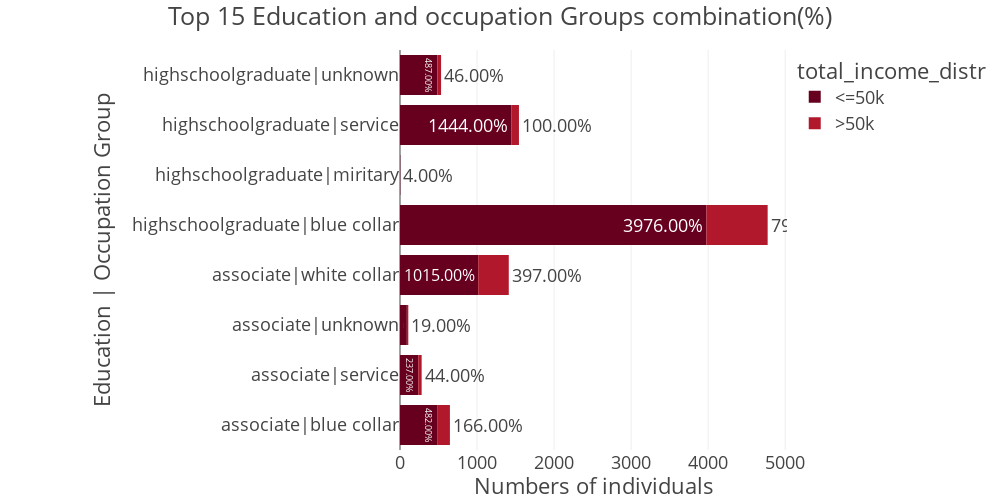

The notebook cell this image was saved under:
### Markdown cell above
From the bar chart, we can pick out the largest groups per income-level. We see that secondary-school graduates working a blue collar job occupy the largest group in the dataset (3976). This reflects a common socio-economic profile: individuals with basic schooling in manual or technical trades predominantly earning lower incomes. The largest high-income group are tertiary-educated individuals in white collar roles. This highlights the strong earning advantage conferred by higher education and skilled jobs.

### Code cell
# num=15
# adult_df_combos = adult_df_income_edu_occ.head(num)
# fig = px.bar(
#     adult_df_combos,
#     x = 'total',
#     y = 'edu_occ',
#     color = 'income',
#     orientation = 'h',
#     title = f'Top{num} Education and Occupation Groups Combinations by Income Group',
#     # barmode = 'group',
#     height = 500,
#     width=1100,
#    color_discrete_sequence=["teal","LightSeaGreen"],
#     text = 'total'
# )

# fig.update_layout(template="presentation", xaxis_title='Number of Individuals',
#                   yaxis_title='Education | Occupation Group',
#                   legend_title=dict(text='Income Level'),
#                 margin=dict(l=450, r=50, t= 50, b=50))

num=15
adult_df_combos = adult_df_income_educ_occ.head(num)
fig= px.bar(
    adult_df_combos,
    x = 'total_income_distr',
    y = 'edu_occ',
    color= 'income',
    title=f'Top {num} Education and occupation Groups combination(%)',
    # barmode = 'group',
    height=500,
    width=1000,
    color_discrete_sequence=px.colors.sequential.RdBu,
    text='total_income_distr'
)
fig.update_traces(texttemplate='%{text:.2f}%')
fig.update_traces(textposition='outside')
fig.update_layout(template="presentation",xaxis_title='Numbers of individuals',
                 yaxis_title='Education | Occupation Group',
                 legend_title= dict(text='total_income_distr'),
                 margin=dict(l=400,t=50, r=50, b=50))
fig.show()
fig.write_image(os.path.join(results_dir,'income_distribution_education_occupation_chart.jpg'))
fig.write_image(os.path.join(results_dir,'income_distribution_education_occupation_chart.png'))
fig.write_html(os.path.join(results_dir,'income_distribution_education_occupation_chart.html'))

### Figure 1 — Plotly figure (JSON) as saved in the notebook; plotly's stock layout.template omitted (floating-point values rounded to 4 significant figures)
{"data": [{"hovertemplate": "income=<=50k<br>total_income_distr=%{text}<br>edu_occ=%{y}<extra></extra>", "legendgroup": "<=50k", "marker": {"color": "rgb(103,0,31)", "pattern": {"shape": ""}}, "name": "<=50k", "orientation": "h", "showlegend": true, "text": [482.0, 237.0, 89.0, 1015.0, 3976.0, 4.0, 1444.0, 487.0], "textposition": "outside", "texttemplate": "%{text:.2f}%", "type": "bar", "x": [482, 237, 89, 1015, 3976, 4, 1444, 487], "xaxis": "x", "y": ["associate|blue collar", "associate|service", "associate|unknown", "associate|white collar", "highschoolgraduate|blue collar", "highschoolgraduate|miritary", "highschoolgraduate|service", "highschoolgraduate|unknown"], "yaxis": "y"}, {"hovertemplate": "income=>50k<br>total_income_distr=%{text}<br>edu_occ=%{y}<extra></extra>", "legendgroup": ">50k", "marker": {"color": "rgb(178,24,43)", "pattern": {"shape": ""}}, "name": ">50k", "orientation": "h", "showlegend": true, "text": [166.0, 44.0, 19.0, 397.0, 796.0, 100.0, 46.0], "textposition": "outside", "texttemplate": "%{text:.2f}%", "type": "bar", "x": [166, 44, 19, 397, 796, 100, 46], "xaxis": "x", "y": ["associate|blue collar", "associate|service", "associate|unknown", "associate|white collar", "highschoolgraduate|blue collar", "highschoolgraduate|service", "highschoolgraduate|unknown"], "yaxis": "y"}], "layout": {"barmode": "relative", "height": 500, "legend": {"title": {"text": "total_income_distr"}, "tracegroupgap": 0}, "margin": {"b": 50, "l": 400, "r": 50, "t": 50}, "title": {"text": "Top 15 Education and occupation Groups combination(%)"}, "width": 1000, "xaxis": {"anchor": "y", "autorange": true, "domain": [0, 1], "range": [0, 5023.0], "title": {"text": "Numbers of individuals"}, "type": "linear"}, "yaxis": {"anchor": "x", "autorange": true, "domain": [0, 1], "range": [-0.5, 7.5], "title": {"text": "Education | Occupation Group"}, "type": "category"}}}
